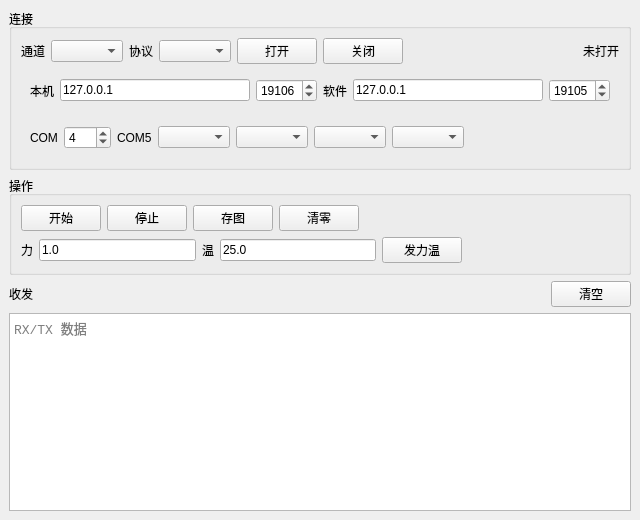
<?xml version="1.0" encoding="UTF-8"?>
<ui version="4.0">
 <class>MainWindow</class>
 <widget class="QMainWindow" name="MainWindow">
  <property name="geometry">
   <rect>
    <x>0</x>
    <y>0</y>
    <width>640</width>
    <height>520</height>
   </rect>
  </property>
  <property name="windowTitle">
   <string>MachinePeer — 试验机</string>
  </property>
  <widget class="QWidget" name="centralwidget">
   <layout class="QVBoxLayout" name="rootLayout">
    <item>
     <widget class="QGroupBox" name="groupConfig">
      <property name="title">
       <string>连接</string>
      </property>
      <layout class="QVBoxLayout" name="configLayout">
       <item>
        <layout class="QHBoxLayout" name="topRow">
         <item>
          <widget class="QLabel" name="lblCommType">
           <property name="text">
            <string>通道</string>
           </property>
          </widget>
         </item>
         <item>
          <widget class="QComboBox" name="cmbCommType"/>
         </item>
         <item>
          <widget class="QLabel" name="lblProto">
           <property name="text">
            <string>协议</string>
           </property>
          </widget>
         </item>
         <item>
          <widget class="QComboBox" name="cmbProto"/>
         </item>
         <item>
          <widget class="QPushButton" name="btnOpen">
           <property name="text">
            <string>打开</string>
           </property>
          </widget>
         </item>
         <item>
          <widget class="QPushButton" name="btnClose">
           <property name="text">
            <string>关闭</string>
           </property>
          </widget>
         </item>
         <item>
          <spacer name="topSpacer">
           <property name="orientation">
            <enum>Qt::Horizontal</enum>
           </property>
           <property name="sizeHint" stdset="0">
            <size>
             <width>20</width>
             <height>20</height>
            </size>
           </property>
          </spacer>
         </item>
         <item>
          <widget class="QLabel" name="lblStatus">
           <property name="text">
            <string>未打开</string>
           </property>
          </widget>
         </item>
        </layout>
       </item>
       <item>
        <widget class="QWidget" name="udpPanel">
         <layout class="QHBoxLayout" name="udpRow">
          <item>
           <widget class="QLabel" name="lblLocalIp">
            <property name="text">
             <string>本机</string>
            </property>
           </widget>
          </item>
          <item>
           <widget class="QLineEdit" name="editLocalIp">
            <property name="text">
             <string>127.0.0.1</string>
            </property>
            <property name="maximumWidth">
             <number>110</number>
            </property>
           </widget>
          </item>
          <item>
           <widget class="QSpinBox" name="spinLocalPort">
            <property name="minimum">
             <number>1</number>
            </property>
            <property name="maximum">
             <number>65535</number>
            </property>
            <property name="value">
             <number>19106</number>
            </property>
           </widget>
          </item>
          <item>
           <widget class="QLabel" name="lblDestIp">
            <property name="text">
             <string>软件</string>
            </property>
           </widget>
          </item>
          <item>
           <widget class="QLineEdit" name="editDestIp">
            <property name="text">
             <string>127.0.0.1</string>
            </property>
            <property name="maximumWidth">
             <number>110</number>
            </property>
           </widget>
          </item>
          <item>
           <widget class="QSpinBox" name="spinDestPort">
            <property name="minimum">
             <number>1</number>
            </property>
            <property name="maximum">
             <number>65535</number>
            </property>
            <property name="value">
             <number>19105</number>
            </property>
           </widget>
          </item>
         </layout>
        </widget>
       </item>
       <item>
        <widget class="QWidget" name="serialPanel">
         <layout class="QHBoxLayout" name="serialRow">
          <item>
           <widget class="QLabel" name="lblComPort">
            <property name="text">
             <string>COM</string>
            </property>
           </widget>
          </item>
          <item>
           <widget class="QSpinBox" name="spinComPort">
            <property name="maximum">
             <number>255</number>
            </property>
            <property name="value">
             <number>4</number>
            </property>
           </widget>
          </item>
          <item>
           <widget class="QLabel" name="lblComEcho">
            <property name="text">
             <string>COM5</string>
            </property>
           </widget>
          </item>
          <item>
           <widget class="QComboBox" name="cmbBaud"/>
          </item>
          <item>
           <widget class="QComboBox" name="cmbDataBits"/>
          </item>
          <item>
           <widget class="QComboBox" name="cmbParity"/>
          </item>
          <item>
           <widget class="QComboBox" name="cmbStopBits"/>
          </item>
          <item>
           <spacer name="serialSpacer">
            <property name="orientation">
             <enum>Qt::Horizontal</enum>
            </property>
            <property name="sizeHint" stdset="0">
             <size>
              <width>20</width>
              <height>20</height>
             </size>
            </property>
           </spacer>
          </item>
         </layout>
        </widget>
       </item>
      </layout>
     </widget>
    </item>
    <item>
     <widget class="QGroupBox" name="groupOps">
      <property name="title">
       <string>操作</string>
      </property>
      <layout class="QVBoxLayout" name="opsLayout">
       <item>
        <layout class="QHBoxLayout" name="cmdRow">
         <item>
          <widget class="QPushButton" name="btnCmdStart">
           <property name="text">
            <string>开始</string>
           </property>
          </widget>
         </item>
         <item>
          <widget class="QPushButton" name="btnCmdStop">
           <property name="text">
            <string>停止</string>
           </property>
          </widget>
         </item>
         <item>
          <widget class="QPushButton" name="btnCmdSave">
           <property name="text">
            <string>存图</string>
           </property>
          </widget>
         </item>
         <item>
          <widget class="QPushButton" name="btnCmdZero">
           <property name="text">
            <string>清零</string>
           </property>
          </widget>
         </item>
         <item>
          <spacer name="cmdSpacer">
           <property name="orientation">
            <enum>Qt::Horizontal</enum>
           </property>
           <property name="sizeHint" stdset="0">
            <size>
             <width>20</width>
             <height>20</height>
            </size>
           </property>
          </spacer>
         </item>
        </layout>
       </item>
       <item>
        <layout class="QHBoxLayout" name="dataRow">
         <item>
          <widget class="QLabel" name="lblForce">
           <property name="text">
            <string>力</string>
           </property>
          </widget>
         </item>
         <item>
          <widget class="QLineEdit" name="editForce">
           <property name="text">
            <string>1.0</string>
           </property>
           <property name="maximumWidth">
            <number>80</number>
           </property>
          </widget>
         </item>
         <item>
          <widget class="QLabel" name="lblTemp">
           <property name="text">
            <string>温</string>
           </property>
          </widget>
         </item>
         <item>
          <widget class="QLineEdit" name="editTemp">
           <property name="text">
            <string>25.0</string>
           </property>
           <property name="maximumWidth">
            <number>80</number>
           </property>
          </widget>
         </item>
         <item>
          <widget class="QPushButton" name="btnSendMeasure">
           <property name="text">
            <string>发力温</string>
           </property>
          </widget>
         </item>
         <item>
          <spacer name="dataSpacer">
           <property name="orientation">
            <enum>Qt::Horizontal</enum>
           </property>
           <property name="sizeHint" stdset="0">
            <size>
             <width>20</width>
             <height>20</height>
            </size>
           </property>
          </spacer>
         </item>
        </layout>
       </item>
      </layout>
     </widget>
    </item>
    <item>
     <layout class="QHBoxLayout" name="logHeader">
      <item>
       <widget class="QLabel" name="lblLogTitle">
        <property name="text">
         <string>收发</string>
        </property>
       </widget>
      </item>
      <item>
       <spacer name="logSpacer">
        <property name="orientation">
         <enum>Qt::Horizontal</enum>
        </property>
        <property name="sizeHint" stdset="0">
         <size>
          <width>40</width>
          <height>20</height>
         </size>
        </property>
       </spacer>
      </item>
      <item>
       <widget class="QPushButton" name="btnClearLog">
        <property name="text">
         <string>清空</string>
        </property>
       </widget>
      </item>
     </layout>
    </item>
    <item>
     <widget class="QPlainTextEdit" name="textLog">
      <property name="readOnly">
       <bool>true</bool>
      </property>
      <property name="maximumBlockCount">
       <number>2000</number>
      </property>
      <property name="placeholderText">
       <string>RX/TX 数据</string>
      </property>
      <property name="font">
       <font>
        <family>Consolas</family>
        <pointsize>10</pointsize>
       </font>
      </property>
     </widget>
    </item>
   </layout>
  </widget>
 </widget>
 <resources/>
 <connections/>
</ui>
